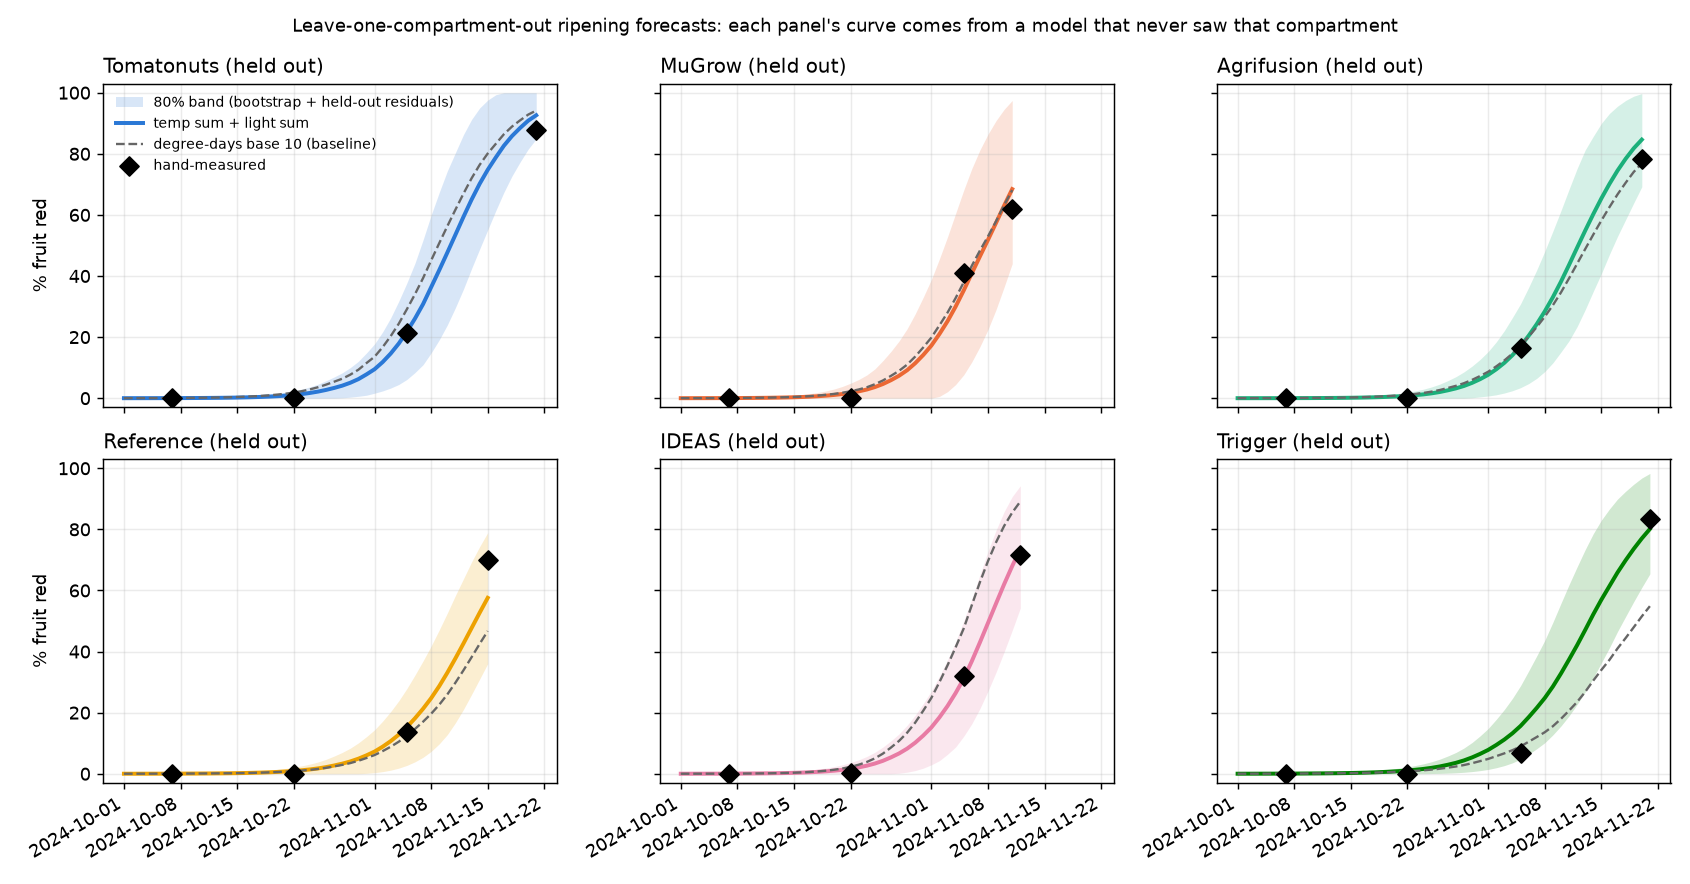

Generate this figure with Python:
"""Climate-only ripening model: % red fruit (by count) as a logistic function of cumulative crop drivers.

    %red = 100 / (1 + exp(-(b0 + b1*x1 + b2*x2 ...)))      x = standardised running totals

Labels: compartment means from daily_features.csv on 22 Oct, 5 Nov and the final harvest (18 points),
plus 7 Oct set to 0% red (no breakdown was recorded that day, but every compartment was still 0%
red two weeks later on 22 Oct, so 0 is safe) -> 24 points.

Validation: leave-one-compartment-out (LOCO). Each compartment's curve is predicted by a model
that never saw that compartment. Uncertainty: bootstrap over compartments.

Outputs: ripening_model_results.csv, ripeness_predictions.csv, ripening_model.png
"""
from pathlib import Path

import numpy as np
import pandas as pd
from scipy.optimize import least_squares
import matplotlib
matplotlib.use("Agg")
import matplotlib.pyplot as plt

ROOT = Path(__file__).resolve().parent
RNG = np.random.default_rng(7)
N_BOOT = 300

d = pd.read_csv(ROOT / "daily_features.csv", dtype={"compartment": str}, parse_dates=["date"])
d = d.sort_values(["compartment", "date"]).reset_index(drop=True)
# temperature sum with base 0 C (= running total of daily mean temperature). Base temperature was
# tuned by nested LOCO over 0-14 C (and -10/-5): 0 C won in every outer fold; base 10 C was clearly worse.
d["temp_sum"] = d.groupby("compartment")["T_mean"].transform(lambda s: s.clip(lower=0).fillna(0).cumsum())
lab = d[d["label_event"].notna()].copy()
lab["y"] = lab["label_pct_red_count"]
lab.loc[lab["date"] == "2024-10-07", "y"] = 0.0
lab = lab[lab["y"].notna()]

MODELS = {
    "calendar days (naive)": ["day"],
    "degree-days base 10 (baseline)": ["degree_days"],
    "light sum only": ["light_sum"],
    "temp sum base 0": ["temp_sum"],
    "temp sum + light sum": ["temp_sum", "light_sum"],
    "temp sum + light per plant": ["temp_sum", "light_per_plant"],
    "temp sum + light sum + CO2": ["temp_sum", "light_sum", "co2_ppm_days"],
}


def fit(train, cols):
    mu, sd = train[cols].mean(), train[cols].std().replace(0, 1)
    X = ((train[cols] - mu) / sd).to_numpy()
    yv = train["y"].to_numpy()

    def resid(b):
        z = b[0] + X @ b[1:]
        return 100 / (1 + np.exp(-z)) - yv

    b0 = np.r_[-2.0, np.full(len(cols), 2.0)]
    sol = least_squares(resid, b0, loss="soft_l1", f_scale=10)
    return sol.x, mu, sd


def predict(model, df, cols):
    b, mu, sd = model
    z = b[0] + ((df[cols] - mu) / sd).to_numpy() @ b[1:]
    return 100 / (1 + np.exp(-z))


def loco(cols):
    out = pd.Series(index=d.index, dtype=float)
    for c in d["compartment"].unique():
        m = fit(lab[lab.compartment != c], cols)
        idx = d.index[d.compartment == c]
        out[idx] = predict(m, d.loc[idx], cols)
    return out


rows, preds = [], {}
for name, cols in MODELS.items():
    p = loco(cols)
    preds[name] = p
    e = p[lab.index] - lab["y"]
    late = lab["date"] >= "2024-11-01"  # the part of the curve that matters for picking a harvest day
    rows.append({"model": name, "n_params": len(cols) + 1,
                 "LOCO MAE all (pts % red)": e.abs().mean(),
                 "LOCO MAE Nov+final": e[late].abs().mean(),
                 "LOCO RMSE": np.sqrt((e ** 2).mean()),
                 "worst compartment error": e.abs().groupby(lab["team"]).mean().max()})
res = pd.DataFrame(rows)
res.round(2).to_csv(ROOT / "ripening_model_results.csv", index=False)
print(res.round(2).to_string(index=False))

print("\nLOCO predictions at labelled dates (pts % red):")
show = lab[["team", "date", "y"]].copy()
for name in ["degree-days base 10 (baseline)", "temp sum base 0", "temp sum + light sum"]:
    show[name.split(" (")[0]] = preds[name][lab.index].round(1)
print(show[show.date >= "2024-10-22"].to_string(index=False))

# pick the model to carry forward: best late-season LOCO error
best = res.sort_values("LOCO MAE Nov+final").iloc[0]["model"]
base = "degree-days base 10 (baseline)"
print(f"\nBest late-season LOCO model: {best}")

# bootstrap over compartments for the LOCO-held-out curve band of the best model
cols = MODELS[best]
band = {}
for c in d["compartment"].unique():
    others = [k for k in d["compartment"].unique() if k != c]
    idx = d.index[d.compartment == c]
    sims = []
    for _ in range(N_BOOT):
        pick = RNG.choice(others, size=len(others), replace=True)
        tr = pd.concat([lab[lab.compartment == k] for k in pick])
        if tr["y"].max() < 1:
            continue
        sims.append(predict(fit(tr, cols), d.loc[idx], cols))
    sims = np.array(sims)
    # The compartment bootstrap only captures parameter uncertainty. Widen it by the held-out
    # residuals of the OTHER compartments (leave-one-out conformal style), scaled by 4p(1-p) so the
    # extra width is largest mid-ripening and vanishes near 0% / 100%.
    pl = preds[best][lab.index] / 100
    r = ((lab["y"] - preds[best][lab.index]).abs() / (4 * pl * (1 - pl)).clip(lower=0.05))
    q = np.quantile(r[(lab.compartment != c) & (lab.date >= "2024-10-22")], 0.8)
    p = preds[best][idx].to_numpy() / 100
    extra = q * 4 * p * (1 - p)
    band[c] = (np.clip(np.percentile(sims, 10, axis=0) - extra, 0, 100),
               np.clip(np.percentile(sims, 90, axis=0) + extra, 0, 100))

out = d[["team", "compartment", "date", "day", "degree_days", "temp_sum", "light_sum", "cost_m2_cum"]].copy()
out["pred_baseline"] = preds[base]
out["pred_best"] = preds[best]
out["pred_best_p10"] = np.nan
out["pred_best_p90"] = np.nan
for c, (lo, hi) in band.items():
    idx = out.index[out.compartment == c]
    out.loc[idx, "pred_best_p10"], out.loc[idx, "pred_best_p90"] = lo, hi
out["label_pct_red"] = np.nan
out.loc[lab.index, "label_pct_red"] = lab["y"]
out["model_best"] = best
o = out.copy()
o["date"] = o["date"].dt.strftime("%Y-%m-%d")
o.round(3).to_csv(ROOT / "ripeness_predictions.csv", index=False)

colors = {"Tomatonuts": "#2a78d6", "MuGrow": "#eb6834", "Agrifusion": "#1baf7a",
          "Reference": "#eda100", "IDEAS": "#e87ba4", "Trigger": "#008300"}
fig, axes = plt.subplots(2, 3, figsize=(13, 6.8), sharex=True, sharey=True)
for ax, (team, g) in zip(axes.flat, out.groupby("team", sort=False)):
    g = g[g.date >= "2024-10-01"]
    col = colors[team]
    ax.fill_between(g.date, g.pred_best_p10, g.pred_best_p90, color=col, alpha=.18, lw=0, label="80% band (bootstrap + held-out residuals)")
    ax.plot(g.date, g.pred_best, color=col, lw=2.2, label=best)
    ax.plot(g.date, g.pred_baseline, color="#666", lw=1.3, ls="--", label="degree-days base 10 (baseline)")
    l = g[g.label_pct_red.notna()]
    ax.scatter(l.date, l.label_pct_red, s=55, color="black", marker="D", zorder=4, label="hand-measured")
    ax.set_title(f"{team} (held out)", fontsize=11, loc="left")
    ax.grid(alpha=.25)
    ax.set_ylim(-3, 103)
for ax in axes[:, 0]:
    ax.set_ylabel("% fruit red")
axes.flat[0].legend(fontsize=7.5, loc="upper left", frameon=False)
fig.autofmt_xdate()
fig.suptitle("Leave-one-compartment-out ripening forecasts: each panel's curve comes from a model that never saw that compartment", fontsize=10)
fig.tight_layout()
fig.savefig(ROOT / "ripening_model.png", dpi=130)
print("wrote ripening_model.png, ripeness_predictions.csv, ripening_model_results.csv")
